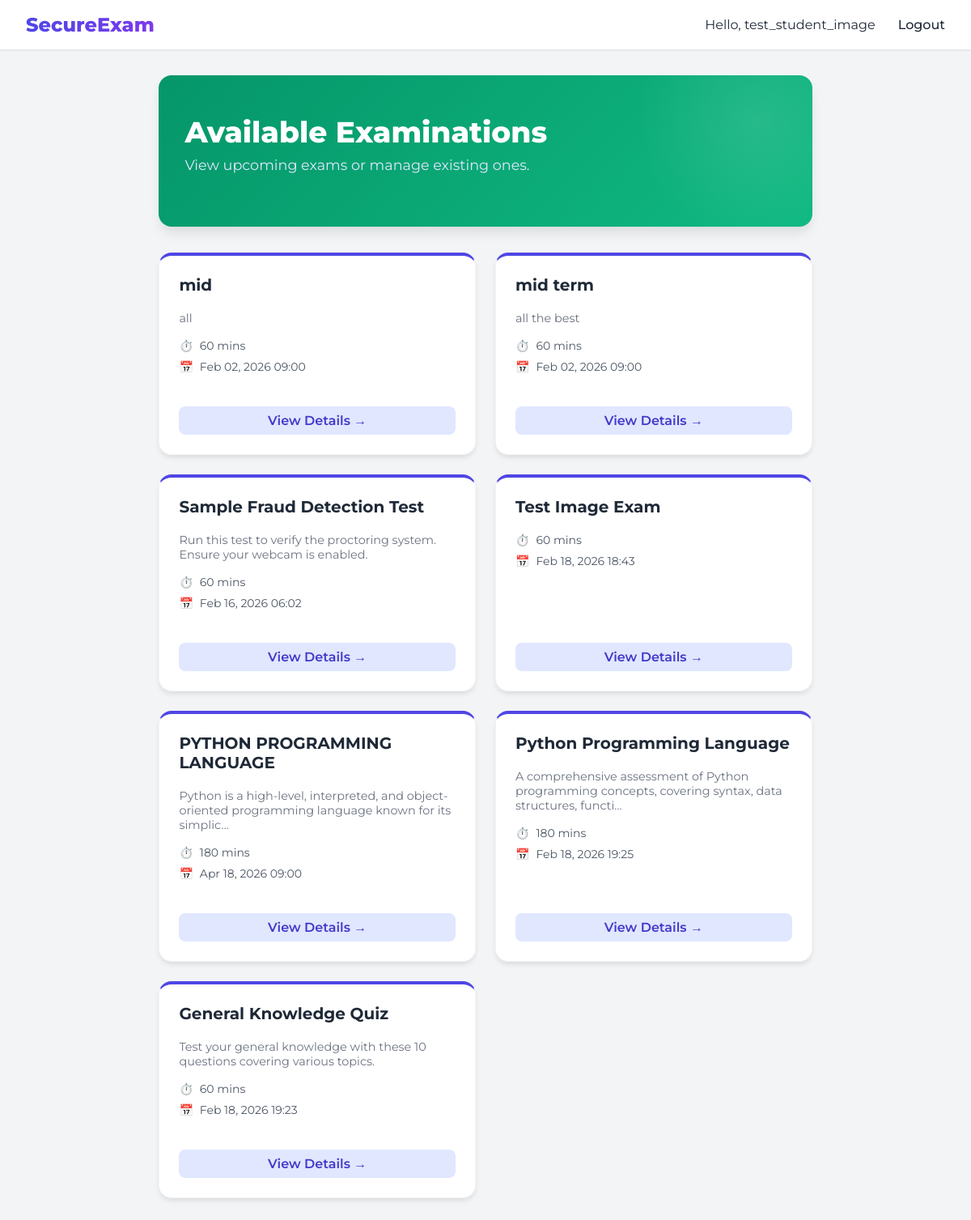
Screenshot of /exams/ (signed in) with the database file from the repository.
### accounts/models.py (models this page shows, shortened)
class User(AbstractUser):
    ROLE_CHOICES = (
        ('student', 'Student'),
        ('faculty', 'Faculty'),
        ('admin', 'Admin'),
    )
    role = models.CharField(max_length=10, choices=ROLE_CHOICES, default='student')
    def is_faculty(self):
        return self.role == 'faculty'

### exams/models.py (models this page shows, shortened)
class Exam(models.Model):
    title = models.CharField(max_length=200)
    description = models.TextField(blank=True)
    start_time = models.DateTimeField()
    end_time = models.DateTimeField()
    duration_minutes = models.IntegerField()
    is_active = models.BooleanField(default=True)

### exams/views.py (the view)
# urls.py: path('', views.exam_list, name='exam_list'),
@login_required
def exam_list(request):
    if request.user.is_faculty():
        exams = Exam.objects.all() # Or filter by faculty if needed
    else:
        exams = Exam.objects.filter(is_active=True)
    return render(request, 'exams/exam_list.html', {'exams': exams})

### templates/exams/exam_list.html (shortened to what this page needs)
{% extends 'base.html' %}
{% load static %}
{% block content %}
<div class="dashboard-header" style="background: linear-gradient(135deg, #059669, #10b981);">
    <h2>Available Examinations</h2>
    <p>View upcoming exams or manage existing ones.</p>
</div>
<div class="dashboard-grid">
    {% for exam in exams %}
    <div class="stat-card" style="border-top: 4px solid #4f46e5;">
        <div>
            <h3 style="margin-top: 0; font-size: 1.25rem;">{{ exam.title }}</h3>
            <p style="color: #6b7280; margin-bottom: 1rem; font-size: 0.9rem;">{{ exam.description|truncatechars:100 }}
            </p>
            <div style="display: flex; flex-direction: column; gap: 0.5rem; margin-bottom: 1.5rem;">
                <div style="display: flex; align-items: center; gap: 0.5rem; font-size: 0.875rem; color: #4b5563;">
                    <span>⏱️</span> {{ exam.duration_minutes }} mins
                </div>
                <div style="display: flex; align-items: center; gap: 0.5rem; font-size: 0.875rem; color: #4b5563;">
                    <span>📅</span> {{ exam.start_time|date:"M d, Y H:i" }}
                </div>
            </div>
        </div>
        <a href="{% url 'exam_detail' exam.pk %}" class="action-btn"
            style="background: #e0e7ff; color: #4338ca; border: none; font-weight: 600;">View Details →</a>
    </div>
    {% endfor %}
</div>
{% endblock %}

### templates/base.html (shortened to what this page needs)
{% load static %}
<!DOCTYPE html>
<html lang="en">
<head>
    <link rel="stylesheet" href="{% static 'css/style.css' %}">
</head>
<body>
    <nav class="navbar">
        <div class="logo">SecureExam</div>
        <div class="nav-links">
            {% if user.is_authenticated %}
            <span>Hello, {{ user.username }}</span>
            <a href="{% url 'logout' %}">Logout</a>
            {% else %}
            <a href="{% url 'login' %}">Login</a>
            <a href="{% url 'register' %}">Register</a>
            {% endif %}
        </div>
    </nav>
    <div class="container">
        {% block content %}
        {% endblock %}
    </div>
</body>
</html>

### static/css/style.css (style rules this page uses)
:root { --primary-color: #4f46e5; --primary-hover: #4338ca; --bg-color: #f3f4f6; --card-bg: #ffffff; --text-color: #1f2937; --text-light: #6b7280; --danger: #ef4444; --success: #10b981; --input-border: #e5e7eb; --input-focus: #4f46e5; }
body { font-family: 'Brandon Text', 'Montserrat', sans-serif; background-color: var(--bg-color); color: var(--text-color); margin: 0; padding: 0; display: flex; flex-direction: column; min-height: 100vh; }
.navbar { background-color: var(--card-bg); padding: 1rem 2rem; box-shadow: 0 1px 3px rgba(0, 0, 0, 0.1); display: flex; justify-content: space-between; align-items: center; z-index: 10; }
.logo { font-size: 1.5rem; font-weight: 800; background: linear-gradient(90deg, #4f46e5, #7c3aed); -webkit-background-clip: text; -webkit-text-fill-color: transparent; }
.nav-links a { text-decoration: none; color: var(--text-color); margin-left: 1.5rem; font-weight: 500; }
.container { padding: 2rem; max-width: 1200px; margin: 0 auto; }
.dashboard-header { background: linear-gradient(135deg, #1e1b4b, #4338ca); color: white; padding: 3rem 2rem; border-radius: 1rem; margin-bottom: 2rem; position: relative; overflow: hidden; box-shadow: 0 10px 15px -3px rgba(0, 0, 0, 0.1); }
.dashboard-header h2 { font-size: 2.25rem; font-weight: 800; margin: 0; position: relative; z-index: 1; }
.dashboard-header p { color: #e0e7ff; margin-top: 0.5rem; position: relative; z-index: 1; font-size: 1.1rem; }
.dashboard-header::before { content: ''; position: absolute; top: -50%; right: -10%; width: 300px; height: 300px; background: radial-gradient(circle, rgba(255, 255, 255, 0.1) 0%, rgba(255, 255, 255, 0) 70%); border-radius: 50%; }
.dashboard-grid { display: grid; grid-template-columns: repeat(auto-fit, minmax(300px, 1fr)); gap: 1.5rem; }
.stat-card { background: white; border-radius: 1rem; padding: 1.5rem; box-shadow: 0 4px 6px -1px rgba(0, 0, 0, 0.1); transition: transform 0.2s, box-shadow 0.2s; border: 1px solid #f3f4f6; display: flex; flex-direction: column; justify-content: space-between; }
.action-btn { margin-top: 1rem; width: 100%; text-align: center; background: white; border: 1px solid #e5e7eb; padding: 0.5rem; border-radius: 0.5rem; color: #1f2937; transition: all 0.2s; text-decoration: none; display: block; box-sizing: border-box; }

### rows the page displays
User: username "test_student_image"
Exam: title "mid", description "all", duration_minutes "60", start_time "Feb 02, 2026 09:00"
Exam: title "mid term", description "all the best", duration_minutes "60", start_time "Feb 02, 2026 09:00"
Exam: title "Sample Fraud Detection Test", description "Run this test to verify the proctoring system. Ensure your webcam is enabled.", duration_minutes "60", start_time "Feb 16, 2026 06:02"
Exam: title "Test Image Exam", duration_minutes "60", start_time "Feb 18, 2026 18:43"
Exam: title "PYTHON PROGRAMMING LANGUAGE", description "Python is a high-level, interpreted, and object-oriented programming language known for its simplic…", duration_minutes "180", start_time "Apr 18, 2026 09:00"
Exam: title "Python Programming Language", description "A comprehensive assessment of Python programming concepts, covering syntax, data structures, functi…", duration_minutes "180", start_time "Feb 18, 2026 19:25"
Exam: title "General Knowledge Quiz", description "Test your general knowledge with these 10 questions covering various topics.", duration_minutes "60", start_time "Feb 18, 2026 19:23"
